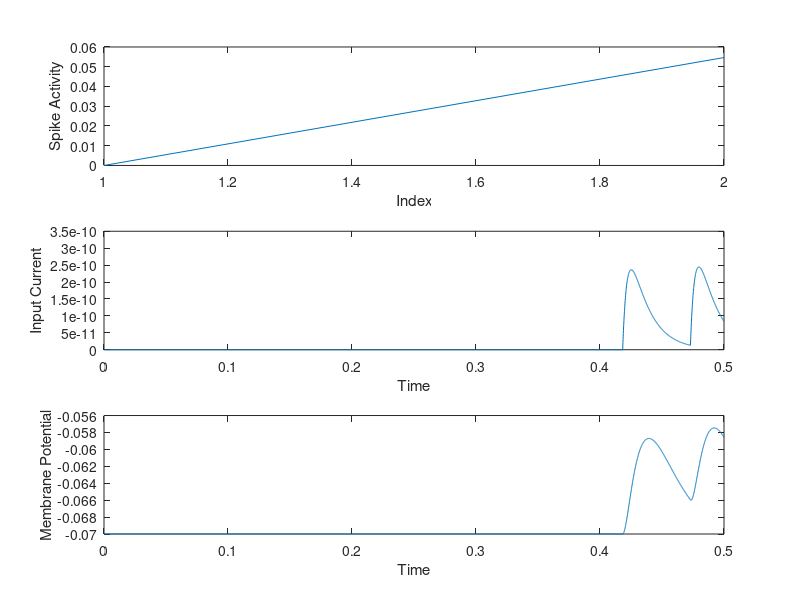

Here is the MATLAB script that generated this plot:
%Response to a poisson stimulus by a AEF RS neuron.
clear all
close all
T = 500e-3;
lambda = 10;
dt = 0.1e-3;
t=0:dt:T;


time_spike(1)=exprnd(1/lambda);
i=1;
while time_spike(i)<=T
    time_spike(i+1)=time_spike(i)+exprnd(1/lambda);
    i=i+1;
end
time_spike=time_spike(1:i-1);
clear i;

Io = 1e-12;
we = 500;
tau = 15e-3;
tau_s = tau/4;

Iapp = zeros(1,length(t));
for i=1:length(t)
    for j=1:length(time_spike)
        if t(i)<time_spike(j), break; end
        Iapp(i) = Iapp(i) + Io*we*(exp(-(t(i)-time_spike(j))/tau)-exp(-(t(i)-time_spike(j))/tau_s));
    end
end

%AEF model physical parameters
C = 200e-12;
gL= 10e-9;
E_L= -70e-3;
V_T= -50e-3;
DelT = 2e-3;
a = 2e-9;
tau_t = 30e-3;
b = 0;
Vgamma= -58e-3;

%the state variables.
V = zeros(1,length(t));
U = zeros(1,length(t));
V(1)= -70e-3; 
U(1)= 0;


for i=1:length(t)-1;
    if V(i) >= 0,
        V(i)=0;
        V(i+1)= Vgamma;
        U(i+1) = U(i)+ b;
    else
        k = (1/C)*(-gL*(V(i)-E_L)+gL*DelT*exp((V(i)-V_T)/DelT)-U(i)+Iapp(i));
        l = (1/tau_t)*(a*(V(i)-E_L)-U(i));
        V(i+1)= V(i) + dt*k;
        U(i+1)= U(i) + dt*l;
    end   
end

ts=zeros(1,length(time_spike))
for v=2:length(time_spike)
    ts(v)=time_spike(v)-time_spike(v-1);
end

subplot(3,1,2)
plot(t,Iapp)
time_spike
xlabel('Time')
ylabel('Input Current')

subplot(3,1,3)
plot(t,V)
xlabel('Time')
ylabel('Membrane Potential')

subplot(3,1,1)
plot(ts)
xlabel('Index')
ylabel('Spike Activity')

length(ts)